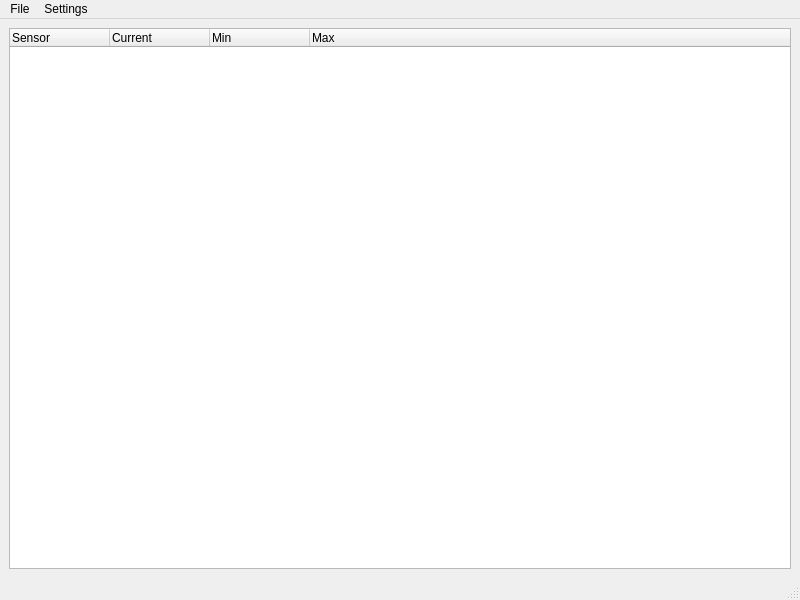
<?xml version="1.0" encoding="UTF-8"?>
<ui version="4.0">
 <class>MainWindow</class>
 <widget class="QMainWindow" name="MainWindow">
  <property name="geometry">
   <rect>
    <x>0</x>
    <y>0</y>
    <width>800</width>
    <height>600</height>
   </rect>
  </property>
  <property name="windowTitle">
   <string>MainWindow</string>
  </property>
  <widget class="QWidget" name="centralwidget">
   <layout class="QVBoxLayout" name="verticalLayout">
    <item>
     <widget class="QTreeWidget" name="treeWidget">
      <property name="alternatingRowColors">
       <bool>true</bool>
      </property>
      <property name="sortingEnabled">
       <bool>false</bool>
      </property>
      <property name="columnCount">
       <number>4</number>
      </property>
      <column>
       <property name="text">
        <string>Sensor</string>
       </property>
      </column>
      <column>
       <property name="text">
        <string>Current</string>
       </property>
      </column>
      <column>
       <property name="text">
        <string>Min</string>
       </property>
      </column>
      <column>
       <property name="text">
        <string>Max</string>
       </property>
      </column>
     </widget>
    </item>
   </layout>
  </widget>
  <widget class="QStatusBar" name="statusbar"/>
  <widget class="QMenuBar" name="menuBar">
   <property name="geometry">
    <rect>
     <x>0</x>
     <y>0</y>
     <width>800</width>
     <height>30</height>
    </rect>
   </property>
   <widget class="QMenu" name="menuFile">
    <property name="title">
     <string>File</string>
    </property>
    <addaction name="actionExitProgram"/>
   </widget>
   <widget class="QMenu" name="menuSettings">
    <property name="title">
     <string>Settings</string>
    </property>
    <addaction name="actionSwitchTheme"/>
    <addaction name="actionSwitchUnits"/>
    <addaction name="actionResetValues"/>
   </widget>
   <addaction name="menuFile"/>
   <addaction name="menuSettings"/>
  </widget>
  <action name="actionExit">
   <property name="text">
    <string>Preferences</string>
   </property>
  </action>
  <action name="actionPreferences">
   <property name="text">
    <string>Exit</string>
   </property>
  </action>
  <action name="actionExit_2">
   <property name="text">
    <string>Exit</string>
   </property>
  </action>
  <action name="actionQuit">
   <property name="text">
    <string>Quit</string>
   </property>
  </action>
  <action name="actionExitProgram">
   <property name="text">
    <string>Exit</string>
   </property>
  </action>
  <action name="actionSwitchTheme">
   <property name="text">
    <string>Switch Theme (Dark/Light)</string>
   </property>
  </action>
  <action name="actionResetValues">
   <property name="text">
    <string>Reset Min/Max Values</string>
   </property>
  </action>
  <action name="actionSwitchUnits">
   <property name="text">
    <string>Switch Units (°C/°F)</string>
   </property>
  </action>
 </widget>
 <resources/>
 <connections/>
</ui>
